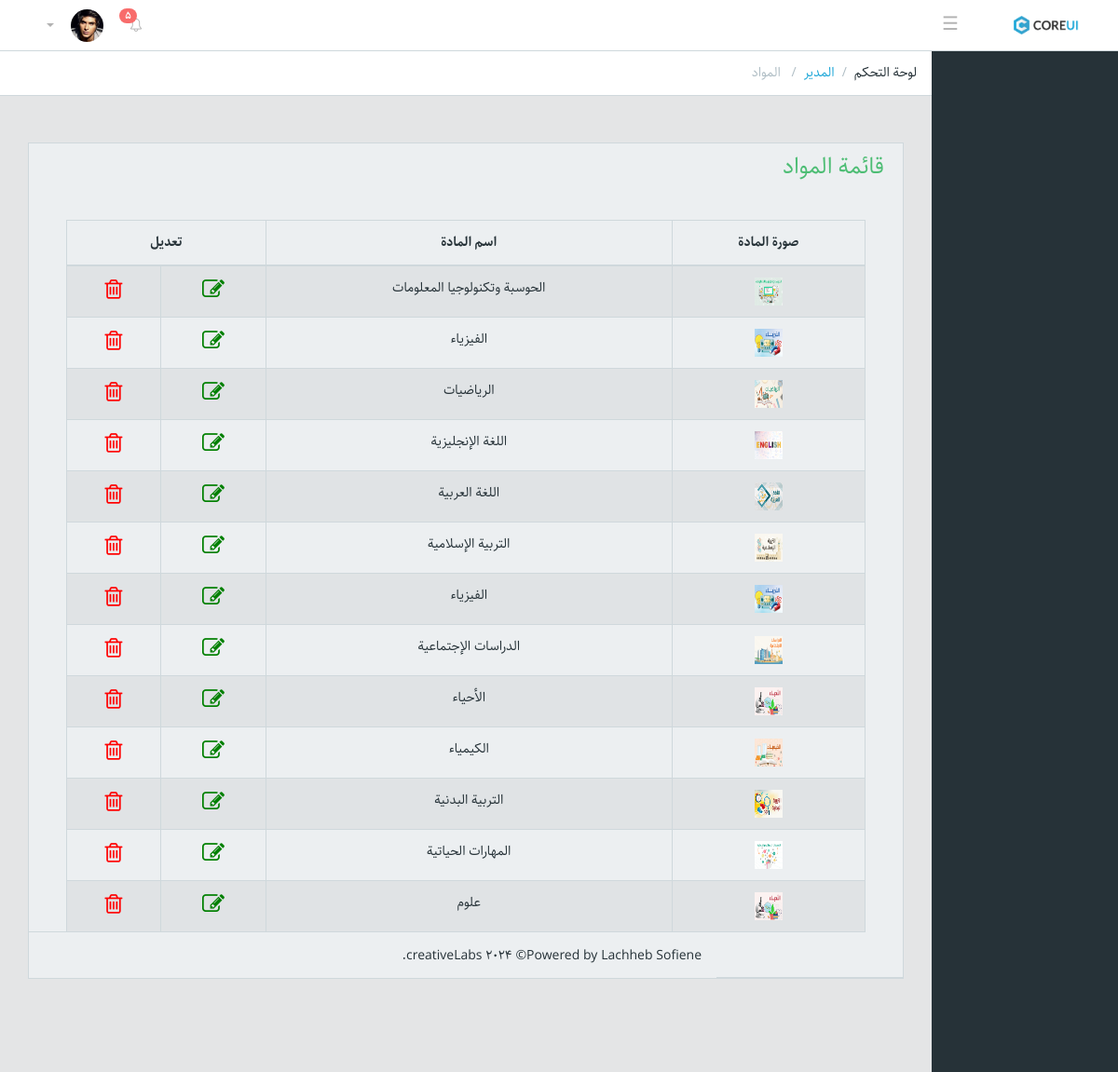
Screenshot of /manager/all_subjects/ with the database file from the repository.
### managers/models.py (models this page shows, shortened)
class Subjects(models.Model):
    subjectName=models.CharField(max_length=100,verbose_name='اسم المادة')
    photo = models.ImageField(
    null=True,
    blank=True,
    upload_to='subjects/',
    default='img/default_subject.jpg',
    verbose_name='صورة المادة'
)

### managers/views.py (the view)
# urls.py: path('all_subjects/', views.all_subjects, name='all_subjects'),
def all_subjects(request):
      subjects=Subjects.objects.all()
      return render(request, 'managers/subjects/all_subjects.html', {'subjects': subjects})

### managers/templates/managers/subjects/all_subjects.html (shortened to what this page needs)
{% extends 'base.html' %}
{% load static %}
{% block content %}
<main class="main">
  <ol class="breadcrumb">
      <li class="breadcrumb-item">لوحة التحكم</li>
      <li class="breadcrumb-item"><a href="#">المدير</a>
      </li>
      <li class="breadcrumb-item active"> المواد</li>
  </ol>
  <div class="container-fluid">
      <div class="animated fadeIn">
          <div class="row">
              <div class="col-xs-12">
                  <div class="card">
                      <div class="card-header">
                        <div class="row">
                          <div class="col-sm-6">
                              <h4 class=" text-success text-sm-left">قائمة المواد</h4>
                          </div>
                    </div>
                      <div class="card-block collapse in">
                          <p>
                            <div class="tab-pane p-3 active preview" role="tabpanel" id="preview-413">
                                    <table class="table table-striped table-bordered">
                                      <thead>
                                        <tr>
                                          <th  > صورة المادة</th>
                                          <th >اسم المادة</th>
                                          <th colspan='2'> تعديل</th>
                                        </tr>
                                      </thead>
                                      <tbody>
                                        {% for subject in subjects %}
                                        <tr style="height:50px">
                                          <td >{% if subject.photo %}
                                                    <img src="{{ subject.photo.url }}" width="30px" height="30px" alt="{{ subject.subjectName }}">
                                              {% else %}
                                                  <img src="{% static 'img/default_subject.jpg' %}"width="35px" height="35px" alt="Default Subject Image">
                                              {% endif %}
                                            </td>
                                          <td>{{ subject.subjectName }}</td>
                                          <td>
                                            <i class="fa fa-edit "style="font-size:24px;color:green"></i>
                                          </td>
                                          <td>
                                            <i class="fa fa-trash-o "style="font-size:24px;color:red"> </i>
                                          </td>
                                        </tr>
                                        {% endfor %}
                                      </tbody>
  </div>
</p>
</div>
</div>
</div>
</div>
</div>
</div>
</main>
{% endblock %}

### static/dest/style1.css (style rules this page uses)
* { box-sizing: border-box; }
body { font-family: Arial, sans-serif; direction: rtl; }
.table-bordered th, .table-bordered td { text-align: center; }

### rows the page displays
Subjects: photo (picture), subjectName "الحوسبة وتكنولوجيا المعلومات"
Subjects: photo (picture), subjectName "الفيزياء"
Subjects: photo (picture), subjectName "الرياضيات"
Subjects: photo (picture), subjectName "اللغة الإنجليزية"
Subjects: photo (picture), subjectName "اللغة العربية"
Subjects: photo (picture), subjectName "التربية الإسلامية"
Subjects: photo (picture), subjectName "الفيزياء"
Subjects: photo (picture), subjectName "الدراسات الإجتماعية"
Subjects: photo (picture), subjectName "الأحياء"
Subjects: photo (picture), subjectName "الكيمياء"
Subjects: photo (picture), subjectName "التربية البدنية"
Subjects: photo (picture), subjectName "المهارات الحياتية"
Subjects: photo (picture), subjectName "علوم"
